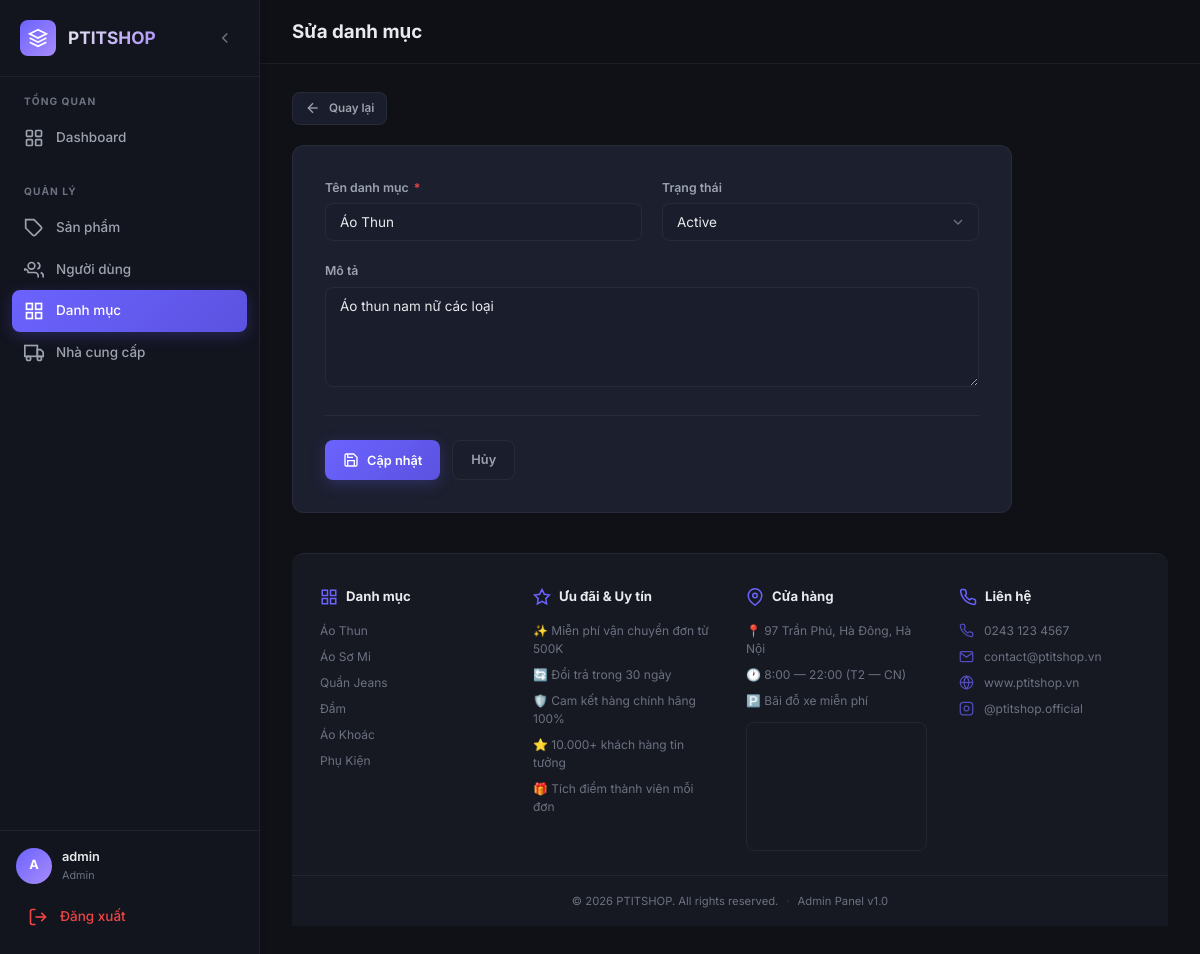
/admin/categories/edit.php?id=1 (signed in), run on the app's committed database.
### tables this page shows
CREATE TABLE categories (
    category_id   INT PRIMARY KEY AUTO_INCREMENT,
    category_name VARCHAR(100) NOT NULL UNIQUE,
    description   TEXT,
    status        ENUM('Active', 'Inactive') NOT NULL DEFAULT 'Active',
    created_at    DATETIME DEFAULT CURRENT_TIMESTAMP,
    updated_at    DATETIME DEFAULT CURRENT_TIMESTAMP ON UPDATE CURRENT_TIMESTAMP
);

### includes/functions.php (called while the page is built, shortened)
<?php
function e(?string $str): string
{
    return htmlspecialchars($str ?? '', ENT_QUOTES, 'UTF-8');
}
function normalizeBaseUrl(string $baseUrl): string
{
    $baseUrl = trim($baseUrl);
    if ($baseUrl === '' || $baseUrl === '/') {
        return '/';
    }
    return '/' . trim($baseUrl, '/') . '/';
}
function appBaseUrl(): string
{
    $baseUrl = getenv('APP_BASE_URL');
    $scriptName = str_replace('\\', '/', $_SERVER['SCRIPT_NAME'] ?? '');
    $adminPathPosition = strpos($scriptName, '/admin/');
    if ($adminPathPosition !== false) {
        return normalizeBaseUrl(substr($scriptName, 0, $adminPathPosition));
    }
    return normalizeBaseUrl(dirname($scriptName));
}
function baseUrl(string $path = ''): string
{
    return appBaseUrl() . ltrim($path, '/');
}

### admin/categories/edit.php (the view, shortened to what this page needs)
<?php
require_once __DIR__ . '/../../includes/functions.php';
$pdo = getDBConnection();
$id = (int)($_GET['id'] ?? 0);
$stmt = $pdo->prepare("SELECT * FROM categories WHERE category_id = ?");
$stmt->execute([$id]);
$category = $stmt->fetch();
require_once __DIR__ . '/../../includes/header.php';
require_once __DIR__ . '/../../includes/sidebar.php';
?>
<div style="margin-bottom: 20px;">
    <a href="<?= baseUrl('admin/categories/index.php') ?>" class="btn btn-secondary btn-sm">
        <svg viewBox="0 0 24 24" fill="none" stroke="currentColor" stroke-width="2"><line x1="19" y1="12" x2="5" y2="12"/><polyline points="12 19 5 12 12 5"/></svg>
        Quay lại
    </a>
</div>
<div class="form-card">
    <form method="POST">
        <div class="form-grid">
            <div class="form-group">
                <label for="category_name">Tên danh mục <span class="required">*</span></label>
                <input type="text" id="category_name" name="category_name" class="form-control" value="<?= e($category['category_name']) ?>" required>
            </div>
            <div class="form-group">
                <label for="status">Trạng thái</label>
                <select id="status" name="status" class="form-control">
                    <option value="Active" <?= ($category['status'] === 'Active') ? 'selected' : '' ?>>Active</option>
                </select>
            </div>
            <div class="form-group full-width">
                <label for="description">Mô tả</label>
                <textarea id="description" name="description" class="form-control" rows="4"><?= e($category['description']) ?></textarea>
            </div>
        </div>
        <div class="form-actions">
            <button type="submit" class="btn btn-primary">
                <svg viewBox="0 0 24 24" fill="none" stroke="currentColor" stroke-width="2"><path d="M19 21H5a2 2 0 01-2-2V5a2 2 0 012-2h11l5 5v11a2 2 0 01-2 2z"/><polyline points="17 21 17 13 7 13 7 21"/><polyline points="7 3 7 8 15 8"/></svg>
                Cập nhật
            </button>
            <a href="<?= baseUrl('admin/categories/index.php') ?>" class="btn btn-secondary">Hủy</a>
        </div>
    </form>
</div>
<?php require_once __DIR__ . '/../../includes/footer.php'; ?>

### assets/css/style.css (style rules this page uses)
:root { --bg-primary: #0f1117; --bg-secondary: #161822; --bg-card: #1c1f2e; --bg-card-hover: #232640; --bg-sidebar: #12141e; --bg-input: #1a1d2b; --border-color: rgba(255, 255, 255, 0.06); --border-focus: #6c63ff; --text-primary: #e8eaed; --text-secondary: #9ca3af; --text-muted: #6b7280; --accent: #6c63ff; --accent-hover: #5b52e0; --accent-glow: rgba(108, 99, 255, 0.25); --success: #22c55e; --success-bg: rgba(34, 197, 94, 0.12); --danger: #ef4444; --danger-bg: rgba(239, 68, 68, 0.12); --warning: #f59e0b; --warning-bg: rgba(245, 158, 11, 0.12); --info: #3b82f6; --info-bg: rgba(59, 130, 246, 0.12); --sidebar-width: 260px; --sidebar-collapsed: 72px; --topbar-height: 64px; --radius-sm: 8px; --radius-md: 12px; --radius-lg: 16px; --shadow-sm: 0 1px 3px rgba(0, 0, 0, 0.3); --shadow-md: 0 4px 20px rgba(0, 0, 0, 0.4); --shadow-lg: 0 8px 40px rgba(0, 0, 0, 0.5); --transition: 0.25s cubic-bezier(0.4, 0, 0.2, 1); }
*, *::before, *::after { box-sizing: border-box; margin: 0; padding: 0; }
html { font-size: 15px; scroll-behavior: smooth; }
body { font-family: 'Inter', -apple-system, BlinkMacSystemFont, sans-serif; background: var(--bg-primary); color: var(--text-primary); line-height: 1.6; -webkit-font-smoothing: antialiased; }
a { color: var(--accent); text-decoration: none; transition: color var(--transition); }
.btn { display: inline-flex; align-items: center; gap: 8px; padding: 9px 18px; border: none; border-radius: var(--radius-sm); font-size: 0.85rem; font-weight: 600; font-family: inherit; cursor: pointer; transition: all var(--transition); white-space: nowrap; text-decoration: none; }
.btn svg { width: 16px; height: 16px; }
.btn-primary { background: linear-gradient(135deg, var(--accent), #5b52e0); color: #fff; box-shadow: 0 4px 15px var(--accent-glow); }
.btn-secondary { background: var(--bg-input); color: var(--text-secondary); border: 1px solid var(--border-color); }
.btn-sm { padding: 6px 12px; font-size: 0.78rem; }
.form-card { background: var(--bg-card); border: 1px solid var(--border-color); border-radius: var(--radius-md); padding: 32px; max-width: 720px; }
.form-grid { display: grid; grid-template-columns: 1fr 1fr; gap: 20px; }
.form-group { display: flex; flex-direction: column; gap: 6px; }
.form-group.full-width { grid-column: 1 / -1; }
.form-group label { font-size: 0.82rem; font-weight: 600; color: var(--text-secondary); }
.form-group label .required { color: var(--danger); margin-left: 2px; }
.form-control { background: var(--bg-input); border: 1px solid var(--border-color); border-radius: var(--radius-sm); padding: 10px 14px; color: var(--text-primary); font-size: 0.9rem; font-family: inherit; transition: all var(--transition); }
.form-control::placeholder { color: var(--text-muted); }
select.form-control { appearance: none; background-repeat: no-repeat; background-position: right 12px center; background-size: 16px; padding-right: 36px; }
textarea.form-control { resize: vertical; min-height: 100px; }
.form-actions { display: flex; gap: 12px; margin-top: 28px; padding-top: 24px; border-top: 1px solid var(--border-color); }

### data on the page
categories: category_name "Áo Thun", status "Active", description "Áo thun nam nữ các loại"

### other printed values
substr(currentUser()['username'], 0, 1) "A"
currentUser()['username'] "admin"
currentUser()['role'] "Admin"
$pageTitle "Sửa danh mục"
